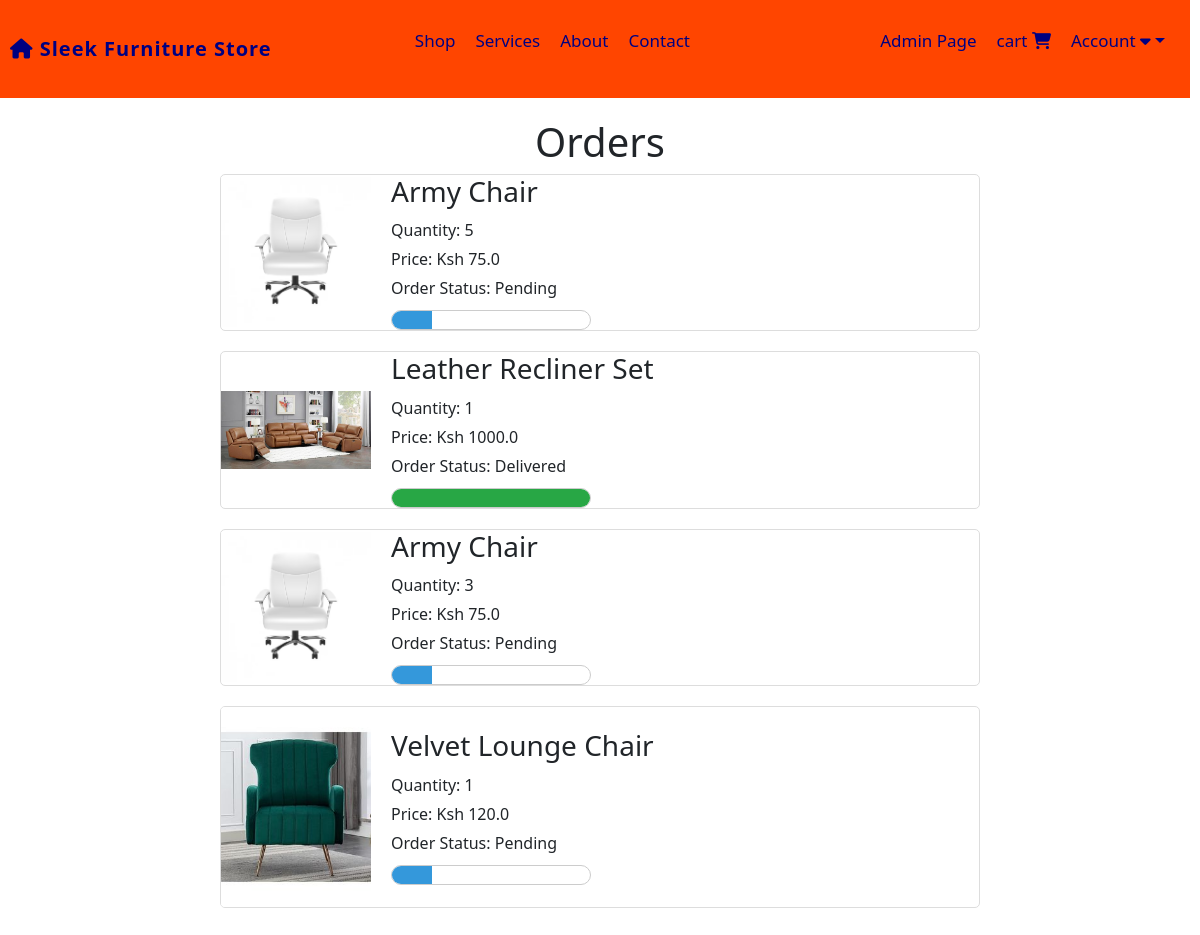
/orders (signed in), run on an earlier commit of the app's database.
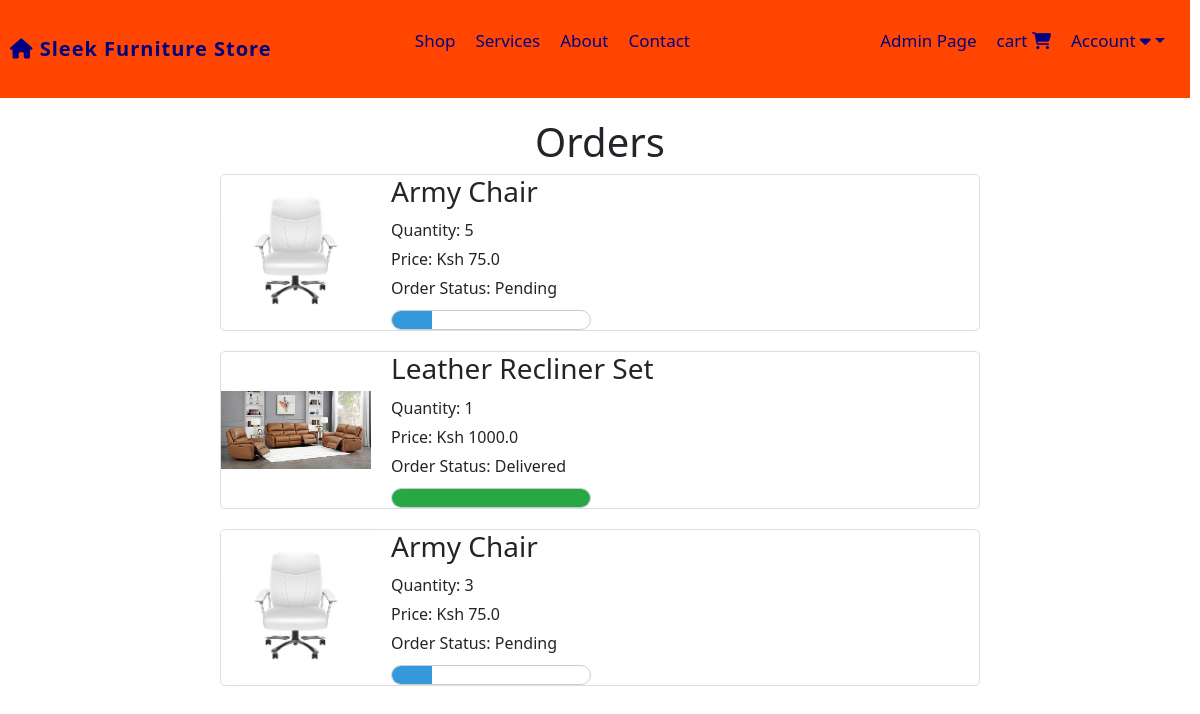
And on a later commit of the database.
### website/models.py (models this page shows, shortened)
class Order(db.Model):
    id = db.Column(db.Integer, primary_key=True)
    quantity = db.Column(db.Integer, nullable=False)
    price = db.Column(db.Float, nullable=False)
    status = db.Column(db.String(100), nullable=False)
    payment_id = db.Column(db.String(1000), nullable=False)
    customer_link = db.Column(db.Integer, db.ForeignKey('customer.id'), nullable=False)
    product_link = db.Column(db.Integer, db.ForeignKey('product.id'), nullable=False)

class Product(db.Model):
    id = db.Column(db.Integer, primary_key=True)
    product_name = db.Column(db.String(100), nullable=False)
    current_price = db.Column(db.Float, nullable=False)
    previous_price = db.Column(db.Float, nullable=False)
    in_stock = db.Column(db.Integer, nullable=False)
    product_picture = db.Column(db.String(1000), nullable=False)
    flash_sale = db.Column(db.Boolean, default=False)
    date_added = db.Column(db.DateTime(), default=datetime.utcnow)
    carts = db.relationship('Cart', backref='product', cascade='all, delete-orphan')
    orders = db.relationship('Order', backref='product', cascade='all, delete-orphan')

### website/views.py (the view)
@views.route('/orders')
@login_required
def order():
    orders = Order.query.filter_by(customer_link=current_user.id).all()
    return render_template('orders.html', orders=orders)

### website/__init__.py (called while the page is built)
def create_app():
    app = Flask(__name__)
    app.config['SECRET_KEY'] = 'Marymutiso' #For encrypting session data for auth etc.
    app.config['SQLALCHEMY_DATABASE_URI'] = f'sqlite:///{DB_NAME}'
    db.init_app(app)
    @app.errorhandler(404)
    def page_not_found(error):
        return render_template('404.html'), 404
    login_manager = LoginManager()
    login_manager.init_app(app)
    login_manager.login_view = 'auth.login'
    @login_manager.user_loader
    def load_user(id):
        return Customer.query.get(int(id))
    from .views import views
    from .auth import auth
    from .admin import admin
    from .models import Customer, Product, Cart, Order
    app.register_blueprint(views, url_prefix='/')
    app.register_blueprint(auth, url_prefix='/')
    app.register_blueprint(admin, url_prefix='/')
    return app

### website/templates/orders.html (shortened to what this page needs)
{% extends 'base.html' %}
{% block content %}
    <div class="orders-container">
        <div>
            {% if orders %}
            <h1>Orders</h1>
            <div>
                <div>
                    {% for item in orders %}
                    <div class="order-item">
                        <img src="{{ item.product.product_picture }}" alt="">
                        <div class="order-item-details">
                            <h3>{{ item.product.product_name }}</h3>
                            <p>Quantity: {{ item.quantity }} </p>
                            <p>Price: Ksh {{ item.price }}</p>
                            <div>
                                <p>Order Status: {{ item.status }}</p>
                                {% if item.status == 'Pending' %}
                                <div class="progress-container">
                                    <div class="progress-bar" style="width: 20%; background-color: #3498db;"></div>
                                </div>
                                {% elif item.status == 'Accepted' %}
                                <div class="progress-container">
                                    <div class="progress-bar" style="width: 40%; background-color: #17a2b8;"></div>
                                </div>
                                {% elif item.status == 'Out for delivery'  %}
                                <div class="progress-container">
                                    <div class="progress-bar" style="width: 70%; background-color: #ffc107;"></div>
                                </div>
                                {% elif item.status == 'Delivered'  %}
                                <div class="progress-container">
                                    <div class="progress-bar" style="width: 100%; background-color: #28a745;"></div>
                                </div>
                                {% elif item.status == 'Canceled'  %}
                                <div class="progress-container">
                                    <div class="progress-bar" style="width: 100%; background-color: #dc3545;"></div>
                                </div>
                                {% endif %}
                            </div>
                        </div>
                    </div>
                    {% endfor %}
                </div>
            </div>
            {% else %}
            <h1>You have no Orders</h1>
            {% endif %}
        </div>
    </div>
{% endblock %}

### website/templates/base.html (shortened to what this page needs)
<!DOCTYPE html>
<html lang="en">
<head>
    <link rel="stylesheet" href="https://maxcdn.bootstrapcdn.com/bootstrap/5.3.2/css/bootstrap.min.css">
    <link rel="stylesheet" href="https://cdnjs.cloudflare.com/ajax/libs/bootstrap-icons/1.11.3/font/bootstrap-icons.min.css" />
    <link rel="stylesheet" href="{{ url_for('static', filename='css/navigation.css')}}">
    <link rel="stylesheet" href="{{ url_for('static', filename='css/home.css')}}">
    <link rel="stylesheet" href="{{ url_for('static', filename='css/auth.css')}}">
    <link rel="stylesheet" href="{{ url_for('static', filename='css/admin.css')}}">
    <link rel="stylesheet" href="{{ url_for('static', filename='css/cart-orders.css')}}">
    <link rel="stylesheet" href="{{ url_for('static', filename='css/all.min.css') }}">
    <link rel="stylesheet" href="{{ url_for('static', filename='css/bootstrap.min.css') }}">
</head>
<body>
    <nav>
        <a class="logo" href="/">
            <i class="fa-solid fa-house"></i>
            Sleek Furniture Store</a>
        <ul class="navbar">
            <li><a href="/all_products">Shop</a></li>
            <li><a href="/#service">Services</a></li>
            <li><a href="/#aboutcontainer">About</a></li>
            <li><a href="/#contact">Contact</a></li>
        </ul>
        <ul>
            {% if current_user.id == 1 %}
                <li><a href="/admin-page">Admin Page</a></li>
            {% endif %}
            <li>
                {% if current_user.is_authenticated %}
                    {% if cart | length < 1 %}
                    <a href="/cart">cart
                        <i class="fa-solid fa-cart-shopping"></i>
                    </a>
                    {% else %}
                    <a href="/cart">cart
                        <i class="bi bi-{{ cart | length }}-square-fill"></i>
                    </a>
                    {% endif %}
                {% endif %}
            </li>
            <li>
                <a href="#"  class="dropdown-toggle" data-bs-toggle="dropdown">Account <i class="fas fa-caret-down"></i></a>
            </li>
        </ul>
    </nav>
{% block content %} {% endblock %}
</body>
</html>

### website/static/css/navigation.css (style rules this page uses)
body { font-family: 'Arial', sans-serif; margin: 0; padding: 0; background: #eaeaea; }
nav { width: calc(100% - 10px); margin-right: 5px; padding: 10px; display: flex; justify-content: space-between; align-items: center; background-color: orangered; margin-bottom: 0; }
nav .logo { font-size: 20px; font-weight: 700; letter-spacing: 1px; color: navy; text-decoration: none; }
nav ul { display: flex; justify-content: space-between; align-items: center; list-style: none; display: flex; margin-right: 5px; }
nav ul li { margin: 10px; }
nav ul li a { font-size: 17px; text-decoration: none; color: navy; }

### website/static/css/cart-orders.css (style rules this page uses)
h1 { text-align: center; margin-top: 20px; }
.orders-container { max-width: 800px; margin: 0 auto; padding: 20px; }
.order-item { display: flex; align-items: center; margin-bottom: 20px; border: 1px solid #ddd; border-radius: 5px; overflow: hidden; }
.order-item img { max-width: 150px; height: auto; margin-right: 20px; }
.order-item-details { flex: 1; }
.order-item-details h3 { margin-top: 0; margin-bottom: 10px; }
.order-item-details p { margin: 5px 0; }
.progress-container { height: 20px; border: 1px solid #ccc; overflow: hidden; width: 200px; border-radius: 10px; margin-top: 10px; }
.progress-bar { height: 100%; }

What changed in the data, as far as the page shows it:
no longer on this page (row edited): Order: product.product_picture (picture), product.product_name "Velvet Lounge Chair", quantity "1", price "120.0", status "Pending"
